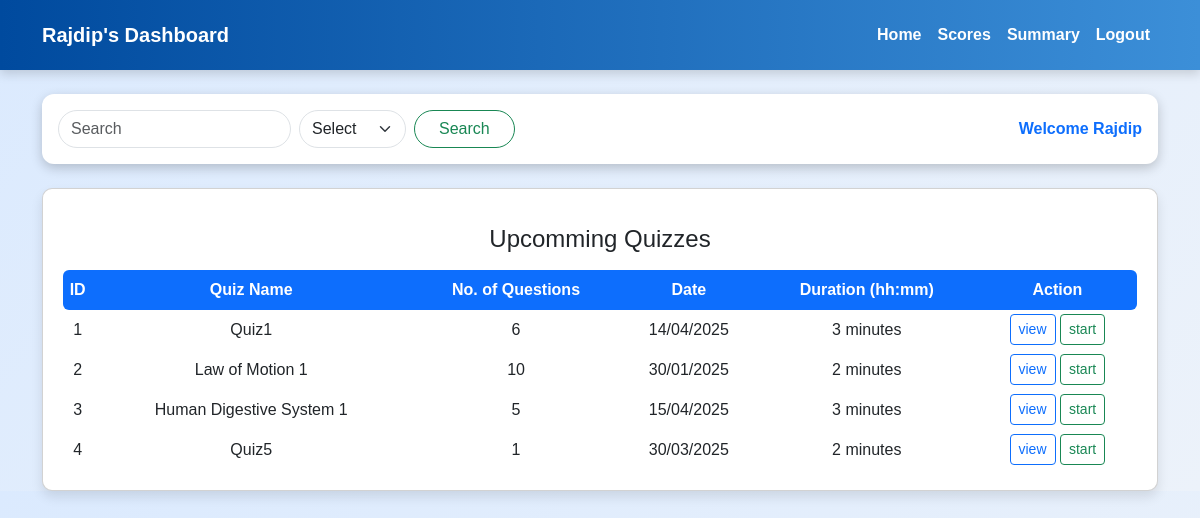
The page /home/Rajdip/2 on the database its author committed.
### models/models.py (models this page shows)
class User(db.Model):
    id = db.Column(db.Integer(), primary_key=True)
    username = db.Column(db.String(), unique=True, nullable = False)
    email = db.Column(db.String(), unique=True, nullable = False)
    password = db.Column(db.String(), nullable = False)
    full_name = db.Column(db.String(), nullable = False)
    qualification = db.Column(db.String(), nullable = False)
    dob = db.Column(db.String(), nullable = False)
    type = db.Column(db.String(), default="general")

class Quiz(db.Model):
    quiz_id = db.Column(db.Integer(), primary_key = True)
    quiz_name = db.Column(db.String(), nullable =False)
    chapter_id = db.Column(db.Integer(), db.ForeignKey('chapter.chap_id'), nullable = False)
    date_of_quiz =  db.Column(db.DateTime(), default = datetime.utcnow)
    duration = db.Column(db.Integer(), nullable = False)
    questions = db.relationship('Question',backref='quiz')

### controllers/controllers.py (the view)
@app.route("/home/<string:username>/<int:user_id>")
def user_dash(user_id,username):
    my_user = User.query.filter_by(id = user_id).first()
    quizzes = Quiz.query.all()
    return render_template("user_dash.html", my_user=my_user, quizzes = quizzes, user_id=user_id)

### templates/user_dash.html (shortened to what this page needs)
<!DOCTYPE html>
<html>
<head>
    <link rel="stylesheet" href="https://cdn.jsdelivr.net/npm/bootstrap@5.3.3/dist/css/bootstrap.min.css">
    <link rel="stylesheet" href="/static/admin_dash.css">
</head>
<body>
    <nav class="navbar navbar-expand-lg">
        <div class="container">
            <h6 class="navbar-brand text-white mt-2 " >{{my_user.username}}'s Dashboard</h6>
            <div class="collapse navbar-collapse">
                <ul class="navbar-nav ms-auto">
                    <li class="nav-item"><a class="nav-link" href="/home/{{ my_user.username }}/{{ my_user.id }}">Home</a></li>
                    <li class="nav-item"><a class="nav-link" href="/{{ my_user.username }}/{{ my_user.id }}/scores">Scores</a></li>
                    <li class="nav-item"><a class="nav-link" href="/{{ my_user.username }}/summary">Summary</a></li>
                    <li class="nav-item"><a class="nav-link" href="/login">Logout</a></li>
                </ul>
            </div>
        </div>
    </nav>
    <div class="container mt-4">
        <div class="dash-header d-flex justify-content-between align-items-center p-3 border-buttom">
            <form action="/user/search/{{ my_user.id }}" class="d-flex gap-2 w-30">
            <input type="text" class="form-control rounded-pill" placeholder="Search" name="search">
            <select name="option"  class="form-select w-auto rounded-pill">
                <option selected>Select</option>
                <input type="submit" value="Search" class="btn btn-outline-success rounded-pill px-4">
            </select>
            </form>
            <span class="fw-bold text-primary">Welcome {{my_user.username}}</span>
        </div>
        <div class="container mt-4 card">
            <h4 class="text-center mt-3 mb-3">Upcomming Quizzes</h4>
            {% if quizzes %}
            <table >
                <thead class="bg-primary text-center rounded-3 text-white" style="height: 40px;">
                    <tr >
                        <th class="rounded-start">ID</th>
                        <th>Quiz Name</th>
                        <th>No. of Questions</th>
                        <th>Date</th>
                        <th>Duration (hh:mm)</th>
                        <th class="rounded-end">Action</th>
                    </tr>
                </thead>
                <tbody style="height: 50px;" >
                    {% for quiz in quizzes %}
                    <tr class="text-center p-4 align-middle" style="height: 40px;">
                        <td>{{ quiz.quiz_id }}</td>
                        <td>{{ quiz.quiz_name }}</td>
                        <td>{{ quiz.questions|length }}</td>
                        <td>{{ quiz.date_of_quiz.strftime('%d/%m/%Y') }}</td>
                        <td>{{ quiz.duration }} minutes</td>
                        <td>
                            <a href="/{{my_user.username}}/{{ my_user.id }}/view_quiz/{{ quiz.quiz_id }}" class="btn btn-sm btn-outline-primary">view</a>
                            <a href="{{ url_for('start_quiz',username=my_user.username, user_id=user_id, quiz_id=quiz.quiz_id, ques_index=0)}}" class="btn btn-sm btn-outline-success">start</a>
                        </td>
                    </tr>
                    {% endfor %}
                </tbody>
            </table>
            {% else %}
            <p class="text-center text-danger">No upcomming quizzes available.</p>
            {% endif %}
        </div>
    </div>
</body>
</html>

### static/admin_dash.css (style rules this page uses)
body { background: linear-gradient(135deg, #dbeafe, #ecf2fa); font-family: 'Poppins', sans-serif; margin: 0; }
.navbar { background: linear-gradient(to right,rgb(0, 74, 158),rgb(60, 143, 216)); box-shadow: 0px 4px 10px rgba(0, 0, 0, 0.15); padding: 10px 20px; transition: all 0.3s ease-in-out; }
.navbar-brand { font-size: 20px; font-weight: bold; }
.navbar a { color: white; font-weight: bold; transition: color 0.3s ease-in-out; }
.dash-header { background-color: white; padding: 15px 20px; border-radius: 12px; box-shadow: 0px 4px 12px rgb(0, 0, 0, 0.2); display: flex; justify-content: space-between; align-items: center; }
.dash-header form { display: flex; align-items: center; gap: 10px; }
.card { background: white; padding: 20px; border-radius: 10px; box-shadow: 0px 6px 12px rgba(0, 0, 0, 0.1); transition: transform 0.3s ease-in-out, box-shadow 0.3s ease-in-out; }

### rows shown on the page
User: username "Rajdip"
Quiz: quiz_id "1", quiz_name "Quiz1", questions|length "6", date_of_quiz "14/04/2025", duration "3"
Quiz: quiz_id "2", quiz_name "Law of Motion 1", questions|length "10", date_of_quiz "30/01/2025", duration "2"
Quiz: quiz_id "3", quiz_name "Human Digestive System 1", questions|length "5", date_of_quiz "15/04/2025", duration "3"
Quiz: quiz_id "4", quiz_name "Quiz5", questions|length "1", date_of_quiz "30/03/2025", duration "2"
